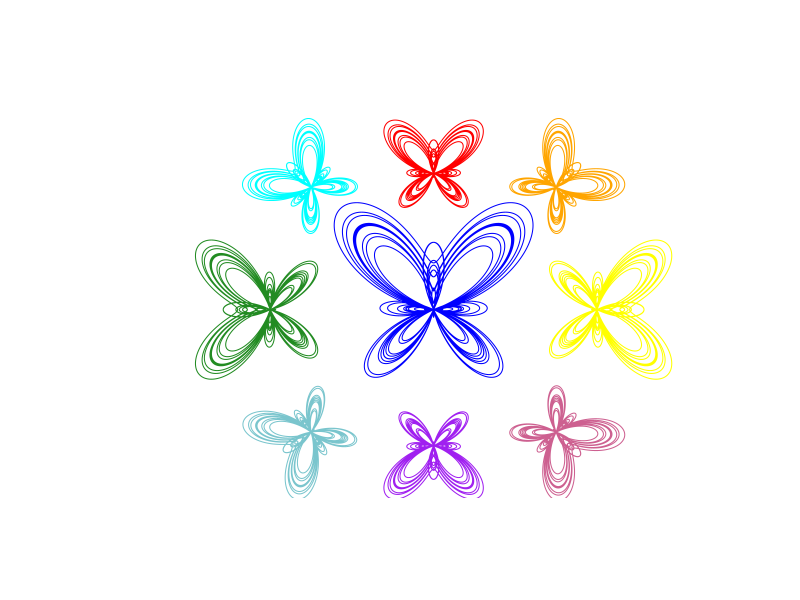

Recreate this plot in R.


n<-10000 # number of points to plot
theta<-seq(0,24*pi,length.out = n) # a vector of size 1e3 of theta values 
r<-exp(1)^cos(theta)- 2*cos(4*theta) + sin(theta/12)^5 # parametric equation in polar coordinates
x<-r*cos(theta+ pi/2) # convert from polar to Cartesian coordinates
y<-r*sin(theta+ pi/2) # convert from polar to Cartesian coordinates
plot(x,y,col="blue",type="l",lwd=1,xlab="",ylab="",axes=FALSE,asp=1,xlim=c(-12,11))

# add the second plot
x<-0.5*r*cos(theta + pi/2)  # scale by 0.5, rotate by pi/2, shift left by 2
y<-0.5*r*sin(theta + pi/2) + 5 # scale by 0.5, rotate by pi/2, shift up by 1.2
lines(x,y,col="red",type="l",lwd=1,xlab="",ylab="")

# add the third plot
x<-0.5*r*cos(theta + 4.71239)  # scale by 0.5, rotate by pi/2, shift left by 2
y<-0.5*r*sin(theta + 4.71239) - 5 # scale by 0.5, rotate by pi/2, shift up by 1.2
lines(x,y,col="purple",type="l",lwd=1,xlab="",ylab="")

# add the third plot
#x<-0.6*r*cos(theta - 5*pi/6) -5  # scale by 0.5, rotate by pi/2, shift left by 2
#y<-0.6*r*sin(theta - 5*pi/6) -1  # scale by 0.5, rotate by pi/2, shift up by 1.2
#lines(x,y,col=rainbow(1000),type="l",lwd=1,xlab="",ylab="")
# adding the fuzzy graph to the original one
#points(jitter(x,amount = 0.1),jitter(y,amount = 0.2),pch=".",
#       col=rainbow(n),ylab="",xlab="",cex=1.5)

# add the second plot
x<-0.5*r*cos(theta + 2.35619) - 4.5  # scale by 0.5, rotate by pi/2, shift left by 2
y<-0.5*r*sin(theta + 2.35619) + 4.5 # scale by 0.5, rotate by pi/2, shift up by 1.2
lines(x,y,col="cyan",type="l",lwd=1,xlab="",ylab="")

# add the second plot
x<-0.7*r*cos(theta + 3.14159) -6   # scale by 0.5, rotate by pi/2, shift left by 2
y<-0.7*r*sin(theta + 3.14159) # scale by 0.5, rotate by pi/2, shift up by 1.2
lines(x,y,col="forestgreen",type="l",lwd=1,xlab="",ylab="")

x<-0.5*r*cos(theta + 5.49779) + 4.5  # scale by 0.5, rotate by pi/2, shift left by 2
y<-0.5*r*sin(theta + 5.49779) - 4.5 # scale by 0.5, rotate by pi/2, shift up by 1.2
lines(x,y,col="hotpink3",type="l",lwd=1,xlab="",ylab="")

x<-0.5*r*cos(theta + 3.75246) - 4.5  # scale by 0.5, rotate by pi/2, shift left by 2
y<-0.5*r*sin(theta + 3.75246) - 4.5 # scale by 0.5, rotate by pi/2, shift up by 1.2
lines(x,y,col="cadetblue3",type="l",lwd=1,xlab="",ylab="")

x<-0.5*r*cos(theta + 0.785398) + 4.5  # scale by 0.5, rotate by pi/2, shift left by 2
y<-0.5*r*sin(theta + 0.785398) + 4.5 # scale by 0.5, rotate by pi/2, shift up by 1.2
lines(x,y,col="orange",type="l",lwd=1,xlab="",ylab="")

x<-0.7*r*cos(theta ) +6   # scale by 0.5, rotate by pi/2, shift left by 2
y<-0.7*r*sin(theta ) # scale by 0.5, rotate by pi/2, shift up by 1.2
lines(x,y,col="yellow",type="l",lwd=1,xlab="",ylab="")